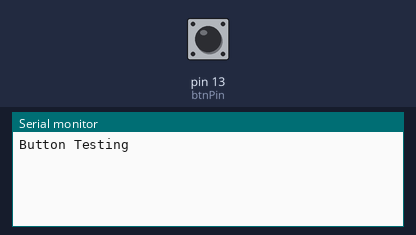
A sketch run on a simulated Arduino Uno, built with avr-gcc and run on an emulated ATmega328P. Shown: the last lines printed to the serial monitor. Inputs (shaded band) come from the test bench; at power-on: pin 13 (btnPin) HIGH.

Above: at 1.2 s.
1.3 s: pin 13 (btnPin) pulled LOW for 0.15 s
At 1.48 s:
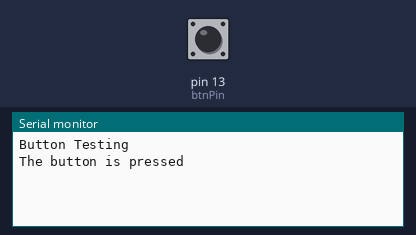
At 2.0 s:
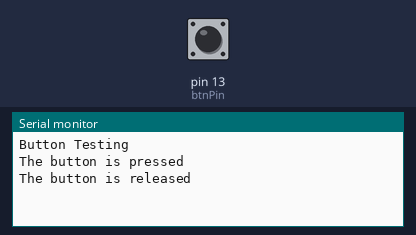

The sketch:

button.ino
```cpp
#include <ezButton.h>

const int btnPin = 13;
bool startStatus = false;

ezButton button(btnPin);

void init_device() {
  Serial.begin(9600);
  button.setDebounceTime(50);
  delay(50);
}

void init_pin() { pinMode(btnPin, INPUT); }

void setup() {
  init_device();
  init_pin();
  Serial.println("Button Testing");
}

void loop() {
  button.loop();
  if (button.isPressed())
    Serial.println("The button is pressed");

  if (button.isReleased())
    Serial.println("The button is released");
}
```

Measured:
- after the input at 1.3 s, the serial monitor: prints a new line after 0.05 s (image 1)
